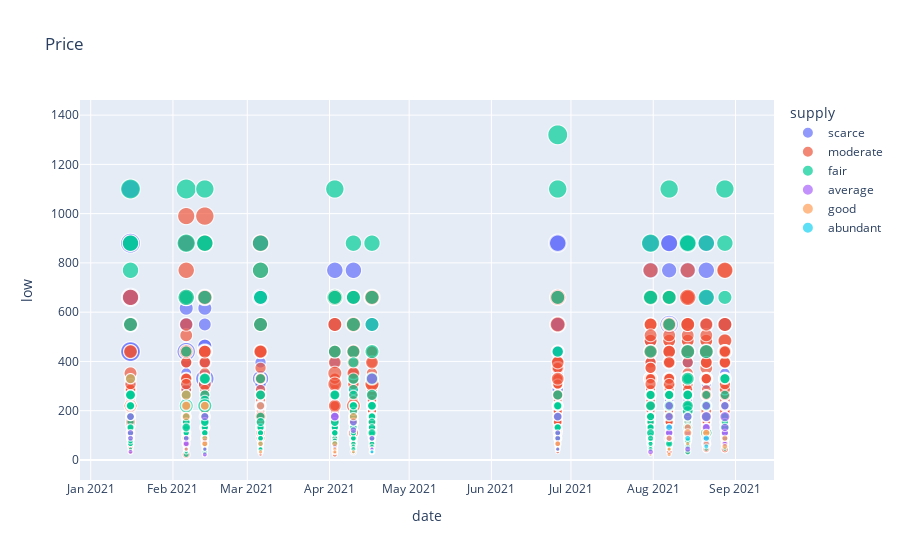

Notebook code cell kept with this figure:
### Code cell
## What is the availability of different produces
df = df.dropna()

fig = px.scatter(df, x="date", 
                 y="low",
                 title='Price', 
                 color='supply',
                 size="high",
                 hover_data=['parish','variety source','high','low','supply'],
                 facet_col_wrap=3,
                 
                )
fig.show()

### Figure 1 — Plotly figure (JSON) as saved in the notebook; plotly's stock layout.template omitted (floating-point values rounded to 4 significant figures; data arrays with more than 128 entries replaced by an {"elided": "..."} marker saying what was removed)
{"data": [{"customdata": {"elided": "924x4 mixed values"}, "hovertemplate": "supply=%{customdata[3]}<br>date=%{x}<br>low=%{y}<br>high=%{customdata[2]}<br>parish=%{customdata[0]}<br>variety source=%{customdata[1]}<extra></extra>", "legendgroup": "scarce", "marker": {"color": "#636efa", "size": {"elided": "924 int values"}, "sizemode": "area", "sizeref": 3.3, "symbol": "circle"}, "mode": "markers", "name": "scarce", "showlegend": true, "type": "scattergl", "x": {"elided": "924 str values"}, "xaxis": "x", "y": {"elided": "924 int values"}, "yaxis": "y"}, {"customdata": {"elided": "2109x4 mixed values"}, "hovertemplate": "supply=%{customdata[3]}<br>date=%{x}<br>low=%{y}<br>high=%{customdata[2]}<br>parish=%{customdata[0]}<br>variety source=%{customdata[1]}<extra></extra>", "legendgroup": "moderate", "marker": {"color": "#EF553B", "size": {"elided": "2109 float values"}, "sizemode": "area", "sizeref": 3.3, "symbol": "circle"}, "mode": "markers", "name": "moderate", "showlegend": true, "type": "scattergl", "x": {"elided": "2109 str values"}, "xaxis": "x", "y": {"elided": "2109 float values"}, "yaxis": "y"}, {"customdata": {"elided": "512x4 mixed values"}, "hovertemplate": "supply=%{customdata[3]}<br>date=%{x}<br>low=%{y}<br>high=%{customdata[2]}<br>parish=%{customdata[0]}<br>variety source=%{customdata[1]}<extra></extra>", "legendgroup": "fair", "marker": {"color": "#00cc96", "size": {"elided": "512 int values"}, "sizemode": "area", "sizeref": 3.3, "symbol": "circle"}, "mode": "markers", "name": "fair", "showlegend": true, "type": "scattergl", "x": {"elided": "512 str values"}, "xaxis": "x", "y": {"elided": "512 int values"}, "yaxis": "y"}, {"customdata": {"elided": "60x4 mixed values"}, "hovertemplate": "supply=%{customdata[3]}<br>date=%{x}<br>low=%{y}<br>high=%{customdata[2]}<br>parish=%{customdata[0]}<br>variety source=%{customdata[1]}<extra></extra>", "legendgroup": "average", "marker": {"color": "#ab63fa", "size": [66, 66, 88, 220, 264, 198, 154, 440, 66, 110, 66, 66, 110, 176, 253, 220, 176, 132, 220, 132, 154, 253, 220, 132, 154, 154, 176, 330, 253, 176, 220, 110, 154, 330, 154, 253, 176, 220, 88, 176, 66, 110, 110, 66, 88, 66, 110, 220, 88, 154, 198, 110, 110, 132, 110, 275, 110, 110, 66, 264], "sizemode": "area", "sizeref": 3.3, "symbol": "circle"}, "mode": "markers", "name": "average", "showlegend": true, "type": "scattergl", "x": ["2021-04-03T00:00:00", "2021-04-03T00:00:00", "2021-04-03T00:00:00", "2021-04-03T00:00:00", "2021-04-03T00:00:00", "2021-04-10T00:00:00", "2021-04-10T00:00:00", "2021-04-17T00:00:00", "2021-04-17T00:00:00", "2021-04-17T00:00:00", "2021-04-17T00:00:00", "2021-04-17T00:00:00", "2021-08-07T00:00:00", "2021-08-07T00:00:00", "2021-08-07T00:00:00", "2021-08-07T00:00:00", "2021-08-07T00:00:00", "2021-08-07T00:00:00", "2021-08-07T00:00:00", "2021-08-14T00:00:00", "2021-08-14T00:00:00", "2021-08-14T00:00:00", "2021-08-14T00:00:00", "2021-08-14T00:00:00", "2021-08-14T00:00:00", "2021-08-21T00:00:00", "2021-08-21T00:00:00", "2021-08-21T00:00:00", "2021-08-21T00:00:00", "2021-08-21T00:00:00", "2021-08-21T00:00:00", "2021-08-28T00:00:00", "2021-08-28T00:00:00", "2021-08-28T00:00:00", "2021-08-28T00:00:00", "2021-08-28T00:00:00", "2021-08-28T00:00:00", "2021-08-28T00:00:00", "2021-08-28T00:00:00", "2021-02-06T00:00:00", "2021-02-06T00:00:00", "2021-02-06T00:00:00", "2021-02-06T00:00:00", "2021-02-06T00:00:00", "2021-02-13T00:00:00", "2021-02-13T00:00:00", "2021-02-13T00:00:00", "2021-02-13T00:00:00", "2021-01-16T00:00:00", "2021-01-16T00:00:00", "2021-01-16T00:00:00", "2021-01-16T00:00:00", "2021-07-31T00:00:00", "2021-06-26T00:00:00", "2021-06-26T00:00:00", "2021-06-26T00:00:00", "2021-06-26T00:00:00", "2021-06-26T00:00:00", "2021-06-26T00:00:00", "2021-03-06T00:00:00"], "xaxis": "x", "y": [33, 44, 55, 176, 176, 154, 121, 330, 44, 88, 33, 44, 88, 132, 220, 110, 110, 88, 176, 44, 110, 176, 110, 110, 132, 88, 132, 176, 220, 66, 132, 88, 66, 176, 110, 220, 110, 132, 66, 66, 44, 66, 88, 44, 22, 44, 77, 176, 33, 110, 176, 88, 33, 66, 88, 176, 110, 66, 44, 220], "yaxis": "y"}, {"customdata": {"elided": "34x4 mixed values"}, "hovertemplate": "supply=%{customdata[3]}<br>date=%{x}<br>low=%{y}<br>high=%{customdata[2]}<br>parish=%{customdata[0]}<br>variety source=%{customdata[1]}<extra></extra>", "legendgroup": "good", "marker": {"color": "#FFA15A", "size": [110, 66, 110, 55, 220, 55, 55, 66, 132, 66, 66, 176, 220, 110, 154, 176, 110, 132, 330, 66, 330, 264, 220, 264, 154, 110, 264, 110, 330, 110, 110, 66, 110, 220], "sizemode": "area", "sizeref": 3.3, "symbol": "circle"}, "mode": "markers", "name": "good", "showlegend": true, "type": "scattergl", "x": ["2021-04-03T00:00:00", "2021-04-03T00:00:00", "2021-04-03T00:00:00", "2021-04-03T00:00:00", "2021-04-10T00:00:00", "2021-04-10T00:00:00", "2021-08-07T00:00:00", "2021-08-07T00:00:00", "2021-08-07T00:00:00", "2021-08-07T00:00:00", "2021-08-14T00:00:00", "2021-08-14T00:00:00", "2021-08-14T00:00:00", "2021-08-21T00:00:00", "2021-08-21T00:00:00", "2021-08-21T00:00:00", "2021-08-28T00:00:00", "2021-08-28T00:00:00", "2021-02-06T00:00:00", "2021-02-06T00:00:00", "2021-02-06T00:00:00", "2021-02-06T00:00:00", "2021-02-06T00:00:00", "2021-02-13T00:00:00", "2021-02-13T00:00:00", "2021-02-13T00:00:00", "2021-02-13T00:00:00", "2021-02-13T00:00:00", "2021-01-16T00:00:00", "2021-06-26T00:00:00", "2021-06-26T00:00:00", "2021-03-06T00:00:00", "2021-03-06T00:00:00", "2021-03-06T00:00:00"], "xaxis": "x", "y": [33, 44, 66, 33, 176, 33, 44, 44, 88, 22, 66, 132, 110, 66, 110, 110, 55, 88, 220, 44, 264, 220, 176, 220, 66, 66, 220, 88, 330, 66, 66, 33, 66, 220], "yaxis": "y"}, {"customdata": [["Clarendon", "local", 66, "abundant"], ["St. Ann", "local", 55, "abundant"], ["Clarendon", "local", 154, "abundant"], ["St. Mary", "green", 110, "abundant"], ["St. Mary", "local", 88, "abundant"], ["St. Mary", "green", 132, "abundant"]], "hovertemplate": "supply=%{customdata[3]}<br>date=%{x}<br>low=%{y}<br>high=%{customdata[2]}<br>parish=%{customdata[0]}<br>variety source=%{customdata[1]}<extra></extra>", "legendgroup": "abundant", "marker": {"color": "#19d3f3", "size": [66, 55, 154, 110, 88, 132], "sizemode": "area", "sizeref": 3.3, "symbol": "circle"}, "mode": "markers", "name": "abundant", "showlegend": true, "type": "scattergl", "x": ["2021-04-17T00:00:00", "2021-04-17T00:00:00", "2021-08-07T00:00:00", "2021-08-14T00:00:00", "2021-08-21T00:00:00", "2021-08-21T00:00:00"], "xaxis": "x", "y": [33, 33, 132, 88, 55, 88], "yaxis": "y"}], "layout": {"legend": {"itemsizing": "constant", "title": {"text": "supply"}, "tracegroupgap": 0}, "title": {"text": "Price"}, "xaxis": {"anchor": "y", "domain": [0, 1], "title": {"text": "date"}}, "yaxis": {"anchor": "x", "domain": [0, 1], "title": {"text": "low"}}}}
